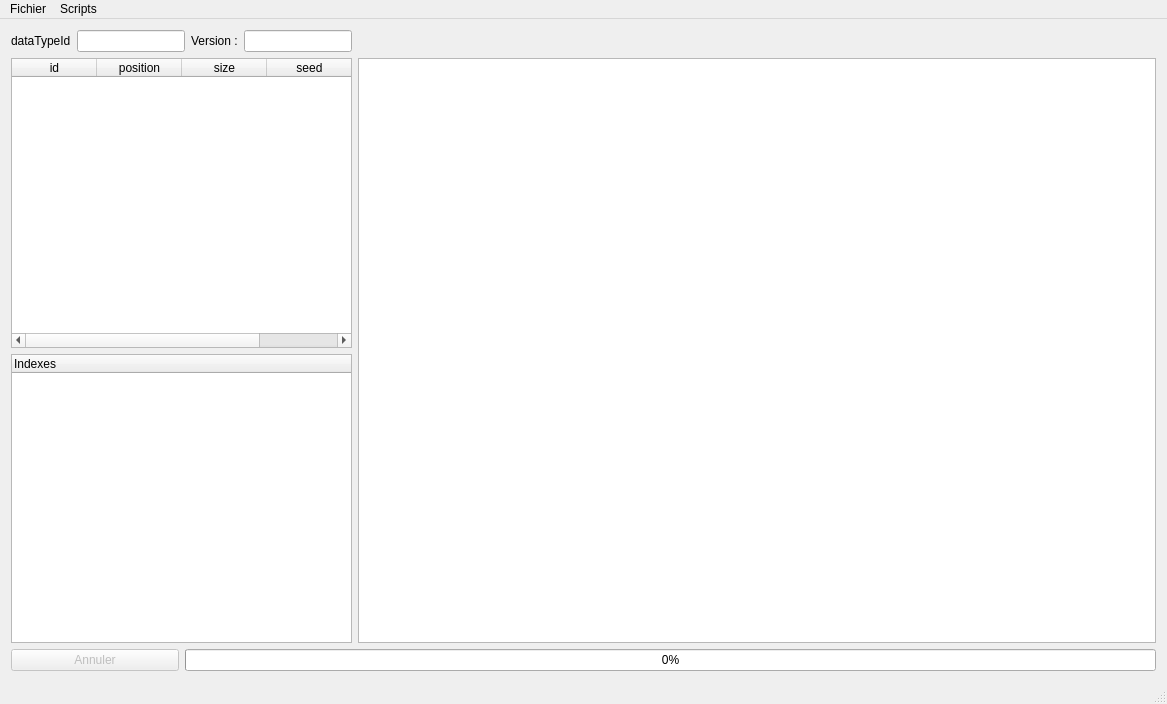
<?xml version="1.0" encoding="UTF-8"?>
<ui version="4.0">
 <class>MainWindow</class>
 <widget class="QMainWindow" name="MainWindow">
  <property name="geometry">
   <rect>
    <x>0</x>
    <y>0</y>
    <width>1167</width>
    <height>704</height>
   </rect>
  </property>
  <property name="acceptDrops">
   <bool>true</bool>
  </property>
  <property name="windowTitle">
   <string>Wakxy - Bin Reader</string>
  </property>
  <widget class="QWidget" name="centralWidget">
   <layout class="QGridLayout" name="gridLayout">
    <item row="0" column="0" colspan="2">
     <layout class="QHBoxLayout" name="horizontalLayout">
      <item>
       <widget class="QLabel" name="labelDataTypeId">
        <property name="text">
         <string>dataTypeId</string>
        </property>
       </widget>
      </item>
      <item>
       <widget class="QLineEdit" name="lineEditDataTypeId">
        <property name="readOnly">
         <bool>true</bool>
        </property>
       </widget>
      </item>
      <item>
       <widget class="QLabel" name="labelVersion">
        <property name="text">
         <string>Version :</string>
        </property>
       </widget>
      </item>
      <item>
       <widget class="QLineEdit" name="lineEditVersion">
        <property name="readOnly">
         <bool>true</bool>
        </property>
       </widget>
      </item>
     </layout>
    </item>
    <item row="1" column="0" colspan="2">
     <layout class="QVBoxLayout" name="verticalLayout">
      <item>
       <widget class="QTableWidget" name="tableWidgetDocumentEntry">
        <property name="acceptDrops">
         <bool>false</bool>
        </property>
        <property name="alternatingRowColors">
         <bool>true</bool>
        </property>
        <property name="sortingEnabled">
         <bool>false</bool>
        </property>
        <attribute name="horizontalHeaderDefaultSectionSize">
         <number>85</number>
        </attribute>
        <column>
         <property name="text">
          <string>id</string>
         </property>
        </column>
        <column>
         <property name="text">
          <string>position</string>
         </property>
        </column>
        <column>
         <property name="text">
          <string>size</string>
         </property>
        </column>
        <column>
         <property name="text">
          <string>seed</string>
         </property>
        </column>
       </widget>
      </item>
      <item>
       <widget class="QTreeWidget" name="treeWidgetIndexes">
        <column>
         <property name="text">
          <string>Indexes</string>
         </property>
        </column>
       </widget>
      </item>
     </layout>
    </item>
    <item row="1" column="2">
     <widget class="QTableWidget" name="tableWidgetFile">
      <property name="acceptDrops">
       <bool>false</bool>
      </property>
      <property name="alternatingRowColors">
       <bool>true</bool>
      </property>
      <property name="sortingEnabled">
       <bool>true</bool>
      </property>
     </widget>
    </item>
    <item row="2" column="0">
     <widget class="QPushButton" name="pushButtonCancel">
      <property name="enabled">
       <bool>false</bool>
      </property>
      <property name="text">
       <string>Annuler</string>
      </property>
     </widget>
    </item>
    <item row="2" column="1" colspan="2">
     <widget class="QProgressBar" name="progressBarFileReader">
      <property name="value">
       <number>0</number>
      </property>
     </widget>
    </item>
   </layout>
  </widget>
  <widget class="QMenuBar" name="menuBar">
   <property name="geometry">
    <rect>
     <x>0</x>
     <y>0</y>
     <width>1167</width>
     <height>20</height>
    </rect>
   </property>
   <widget class="QMenu" name="menuFichier">
    <property name="title">
     <string>Fichier</string>
    </property>
    <addaction name="actionOuvrir"/>
    <addaction name="actionSauvegarderCSV"/>
   </widget>
   <widget class="QMenu" name="menuScripts">
    <property name="title">
     <string>Scripts</string>
    </property>
    <addaction name="actionListesScripts"/>
   </widget>
   <addaction name="menuFichier"/>
   <addaction name="menuScripts"/>
  </widget>
  <widget class="QStatusBar" name="statusBar"/>
  <action name="actionOuvrir">
   <property name="text">
    <string>Ouvrir</string>
   </property>
  </action>
  <action name="actionSauvegarderCSV">
   <property name="enabled">
    <bool>false</bool>
   </property>
   <property name="text">
    <string>Sauvegarder en CSV</string>
   </property>
  </action>
  <action name="actionScripts">
   <property name="text">
    <string>Scripts</string>
   </property>
  </action>
  <action name="actionListesScripts">
   <property name="text">
    <string>Dossier des scripts</string>
   </property>
  </action>
 </widget>
 <layoutdefault spacing="6" margin="11"/>
 <resources/>
 <connections/>
</ui>
